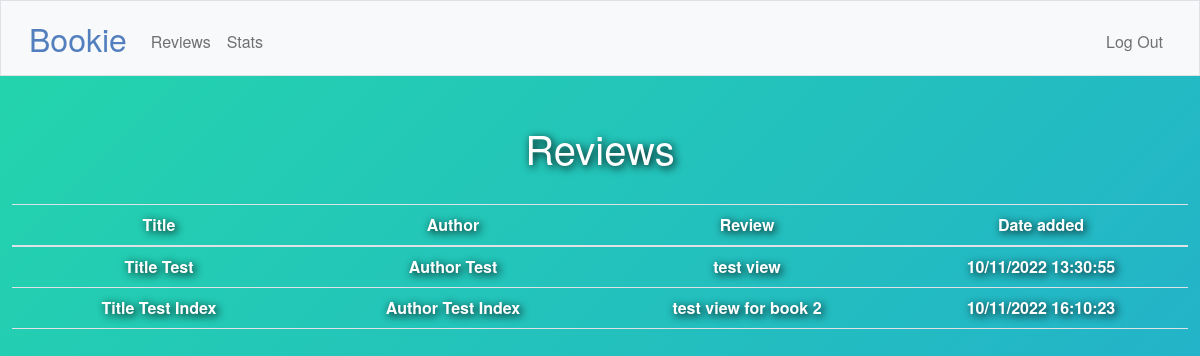
The app's page /reviews (signed in), older data.
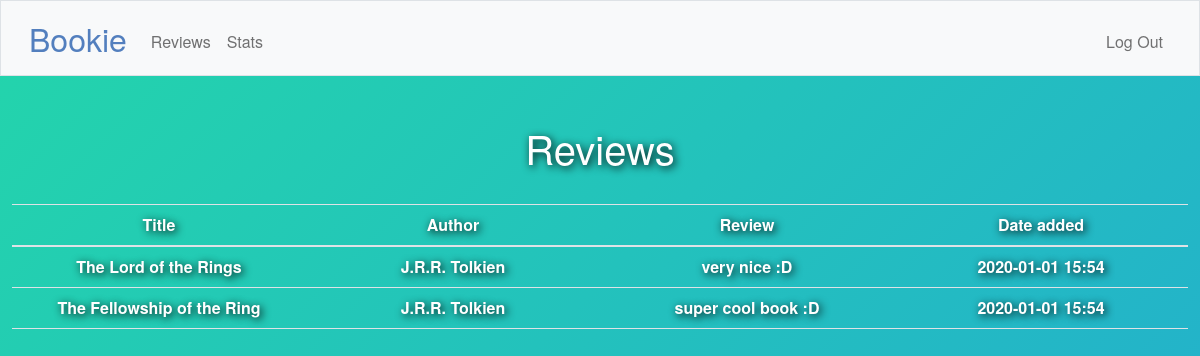
The same page, newer data.
### tables this page shows
CREATE TABLE reviews (id INTEGER PRIMARY KEY AUTOINCREMENT, book_id INTEGER, user_id INTEGER, review TEXT, FOREIGN KEY (book_id) REFERENCES books(id), FOREIGN KEY (user_id) REFERENCES users(id));

CREATE TABLE books (id INTEGER PRIMARY KEY AUTOINCREMENT NOT NULL, title TEXT NOT NULL, author TEXT NOT NULL, date TEXT NOT NULL, user_id INTEGER NOT NULL, status TEXT DEFAULT 'planned', FOREIGN KEY(user_id) REFERENCES users(id));

### app.py (the view)
@app.route("/reviews", methods=["GET", "POST"])
@login_required
def reviews():
    books = db.execute("SELECT books.title, books.author, books.date, reviews.review FROM books JOIN reviews ON books.id = reviews.book_id WHERE books.user_id = ?", session["user_id"])
    return render_template("reviews.html", books=books)

### app.py (called while the page is built)
@app.after_request
def after_request(response):
    response.headers["Cache-Control"] = "no-cache, no-store, must-revalidate"
    response.headers["Expires"] = 0
    response.headers["Pragma"] = "no-cache"
    return response

### helpers.py (called while the page is built)
def login_required(f):
    @wraps(f)
    def decorated_function(*args, **kwargs):
        if session.get("user_id") is None:
            return redirect("/login")
        return f(*args, **kwargs)
    return decorated_function

### templates/reviews.html (shortened to what this page needs)
{% extends "layout.html" %}
{% block main %}
<body>
    <h1 class="text-center">Reviews</h1>
    <br>
    <table class="table">
        <thead>
            <tr>
                <th scope="col">Title</th>
                <th scope="col">Author</th>
                <th scope="col">Review</th>
                <th scope="col">Date added</th>
            </tr>
        </thead>
        <tbody>
            {% for book in books %}
            <tr>
                <td>{{ book["title"] }}</td>
                <td>{{ book["author"] }}</td>
                <td>{{ book["review"] }}</td>
                <td>{{ book["date"] }}</td>
            </tr>
            {% endfor %}
        </tbody>
</body>
{% endblock %}

Row changes from the older to the newer data that the page shows:
no longer on this page (row unchanged): reviews: title "Title Test", author "Author Test", review "test view", date "10/11/2022 13:30:55"
no longer on this page (row unchanged): reviews: title "Title Test Index", author "Author Test Index", review "test view for book 2", date "10/11/2022 16:10:23"
added reviews: title "The Lord of the Rings", author "J.R.R. Tolkien", review "very nice :D", date "2020-01-01 15:54"
added reviews: title "The Fellowship of the Ring", author "J.R.R. Tolkien", review "super cool book :D", date "2020-01-01 15:54"
